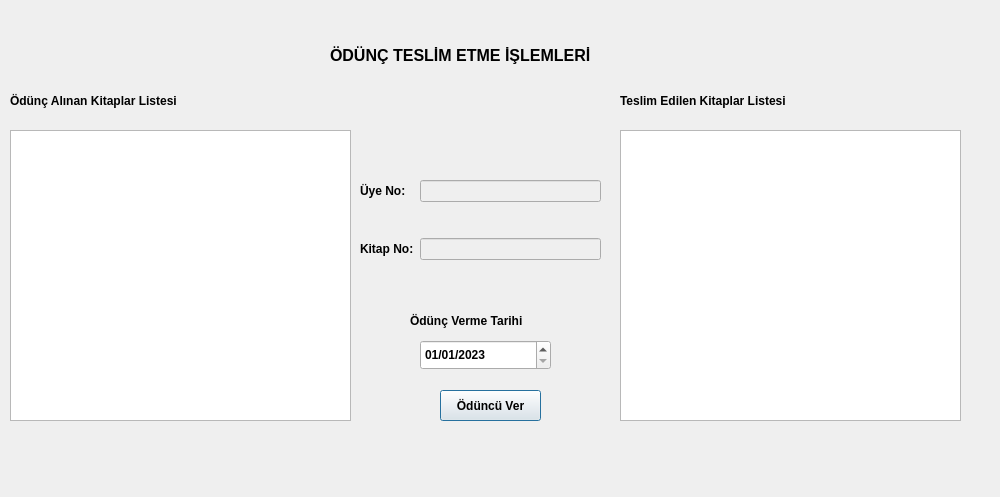
<?xml version="1.0" encoding="UTF-8"?>
<ui version="4.0">
 <class>oduncTeslimEtmeIslemleri</class>
 <widget class="QDialog" name="oduncTeslimEtmeIslemleri">
  <property name="geometry">
   <rect>
    <x>0</x>
    <y>0</y>
    <width>1000</width>
    <height>497</height>
   </rect>
  </property>
  <property name="font">
   <font>
    <bold>true</bold>
   </font>
  </property>
  <property name="windowTitle">
   <string>Dialog</string>
  </property>
  <widget class="QLabel" name="label_2">
   <property name="geometry">
    <rect>
     <x>10</x>
     <y>90</y>
     <width>251</width>
     <height>22</height>
    </rect>
   </property>
   <property name="text">
    <string>Ödünç Alınan Kitaplar Listesi</string>
   </property>
  </widget>
  <widget class="QTableView" name="tableView_oduncAlinanKitaplar">
   <property name="geometry">
    <rect>
     <x>10</x>
     <y>130</y>
     <width>341</width>
     <height>291</height>
    </rect>
   </property>
  </widget>
  <widget class="QPushButton" name="btn_oduncuVer">
   <property name="geometry">
    <rect>
     <x>440</x>
     <y>390</y>
     <width>101</width>
     <height>31</height>
    </rect>
   </property>
   <property name="text">
    <string>Ödüncü Ver</string>
   </property>
  </widget>
  <widget class="QWidget" name="layoutWidget">
   <property name="geometry">
    <rect>
     <x>360</x>
     <y>150</y>
     <width>241</width>
     <height>141</height>
    </rect>
   </property>
   <layout class="QGridLayout" name="gridLayout">
    <item row="0" column="1">
     <widget class="QLineEdit" name="ln_uyeNo">
      <property name="enabled">
       <bool>false</bool>
      </property>
     </widget>
    </item>
    <item row="1" column="1">
     <widget class="QLineEdit" name="ln_kitapNo">
      <property name="enabled">
       <bool>false</bool>
      </property>
     </widget>
    </item>
    <item row="0" column="0">
     <widget class="QLabel" name="label_3">
      <property name="text">
       <string>Üye No:</string>
      </property>
     </widget>
    </item>
    <item row="1" column="0">
     <widget class="QLabel" name="label_4">
      <property name="text">
       <string>Kitap No:</string>
      </property>
     </widget>
    </item>
   </layout>
  </widget>
  <widget class="QLabel" name="label">
   <property name="geometry">
    <rect>
     <x>330</x>
     <y>40</y>
     <width>321</width>
     <height>31</height>
    </rect>
   </property>
   <property name="palette">
    <palette>
     <active>
      <colorrole role="WindowText">
       <brush brushstyle="SolidPattern">
        <color alpha="255">
         <red>255</red>
         <green>0</green>
         <blue>0</blue>
        </color>
       </brush>
      </colorrole>
     </active>
     <inactive>
      <colorrole role="WindowText">
       <brush brushstyle="SolidPattern">
        <color alpha="255">
         <red>0</red>
         <green>0</green>
         <blue>0</blue>
        </color>
       </brush>
      </colorrole>
     </inactive>
     <disabled>
      <colorrole role="WindowText">
       <brush brushstyle="SolidPattern">
        <color alpha="255">
         <red>120</red>
         <green>120</green>
         <blue>120</blue>
        </color>
       </brush>
      </colorrole>
     </disabled>
    </palette>
   </property>
   <property name="font">
    <font>
     <pointsize>12</pointsize>
     <bold>true</bold>
    </font>
   </property>
   <property name="text">
    <string>ÖDÜNÇ TESLİM ETME İŞLEMLERİ</string>
   </property>
  </widget>
  <widget class="QTableView" name="tableView_teslimEdilenKitaplar">
   <property name="geometry">
    <rect>
     <x>620</x>
     <y>130</y>
     <width>341</width>
     <height>291</height>
    </rect>
   </property>
  </widget>
  <widget class="QLabel" name="label_6">
   <property name="geometry">
    <rect>
     <x>620</x>
     <y>90</y>
     <width>251</width>
     <height>22</height>
    </rect>
   </property>
   <property name="text">
    <string>Teslim Edilen Kitaplar Listesi</string>
   </property>
  </widget>
  <widget class="QLabel" name="label_5">
   <property name="geometry">
    <rect>
     <x>410</x>
     <y>310</y>
     <width>161</width>
     <height>22</height>
    </rect>
   </property>
   <property name="text">
    <string>Ödünç Verme Tarihi</string>
   </property>
  </widget>
  <widget class="QDateEdit" name="dateEdit">
   <property name="geometry">
    <rect>
     <x>420</x>
     <y>340</y>
     <width>131</width>
     <height>30</height>
    </rect>
   </property>
   <property name="displayFormat">
    <string>dd/MM/yyyy</string>
   </property>
   <property name="date">
    <date>
     <year>2023</year>
     <month>1</month>
     <day>1</day>
    </date>
   </property>
  </widget>
 </widget>
 <resources/>
 <connections/>
</ui>
